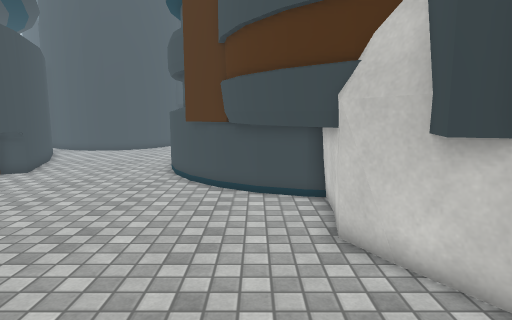
[1] (above)

15 first-person views from a walk through a scene from a Unity 3-D project. The camera is 1.5 m above the floor, tilts 8° down and sees 75° across. The floor is counted in squares, 0.5 m on a side. Each view is taken from the middle of a square. On the plan, view 1 faces up. The plan holds only what a view shows up to about 20 squares ahead; the rest is blank. The place goes on beyond the plan. The player character is not drawn. Some surface patterns are stand-ins.

[2]
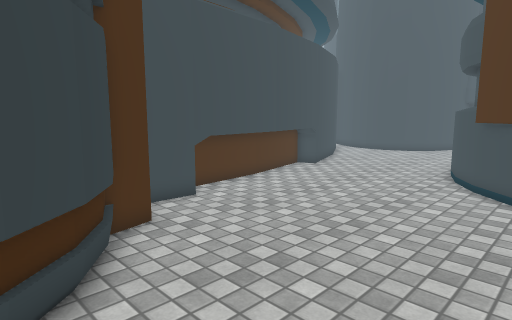

[3]
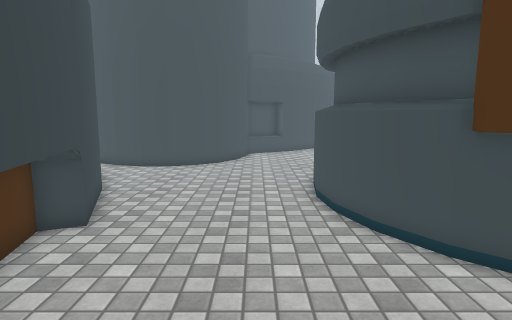

[4]
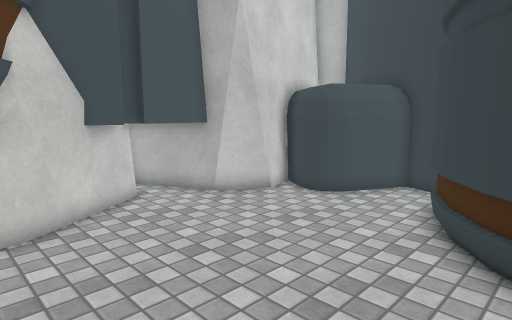

[5]
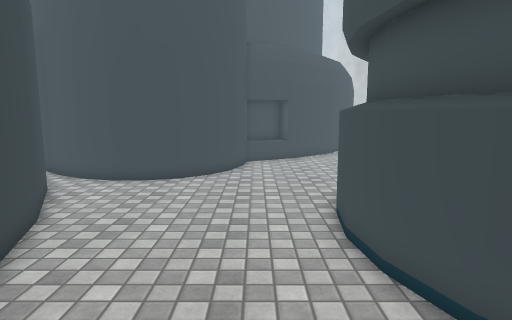

[6]
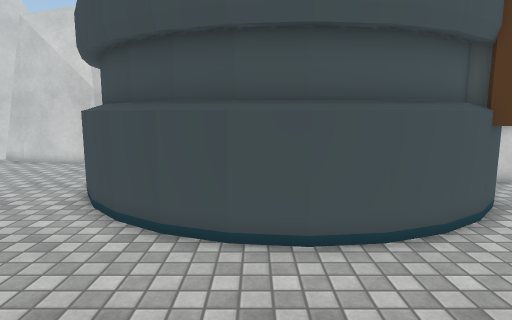

[7]
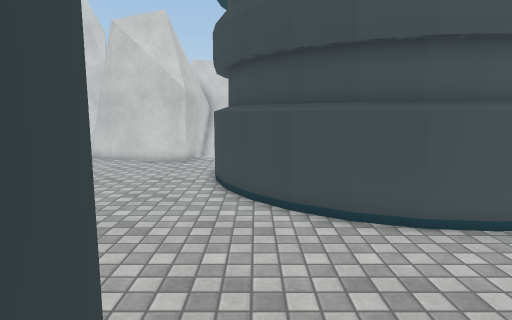

[8]
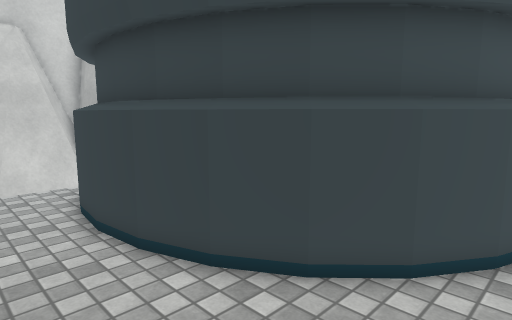

[9]
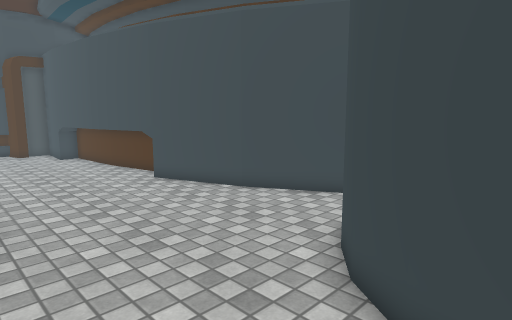

[10]
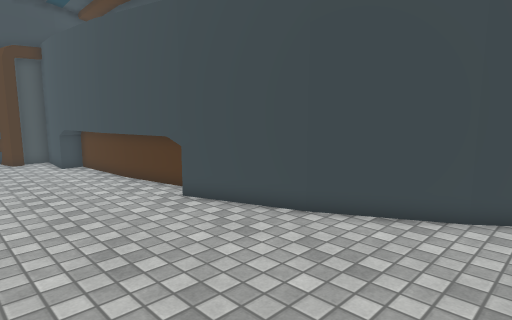

[11]
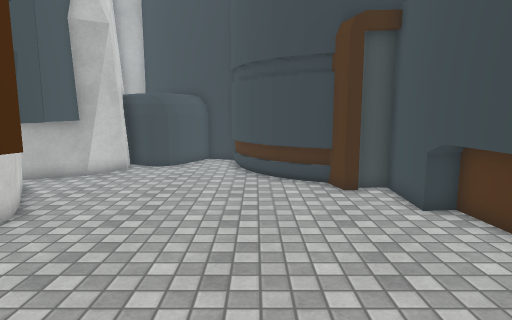

[12]
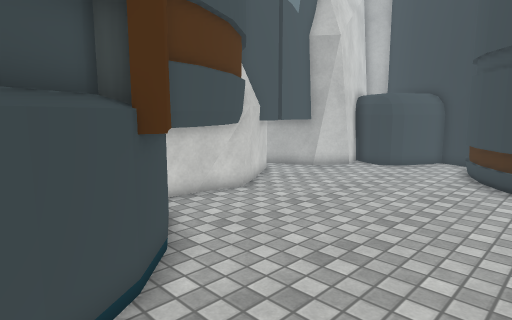

[13]
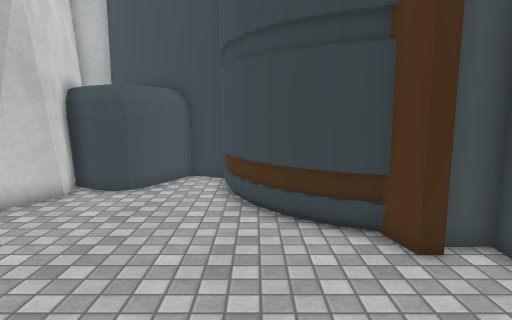

[14]
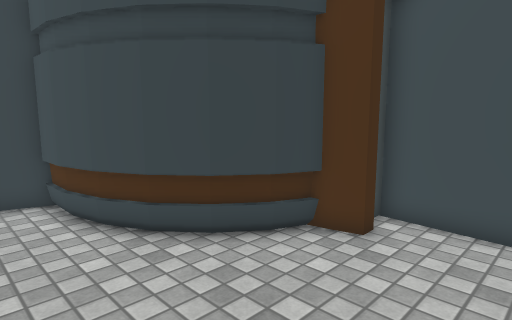

[15]
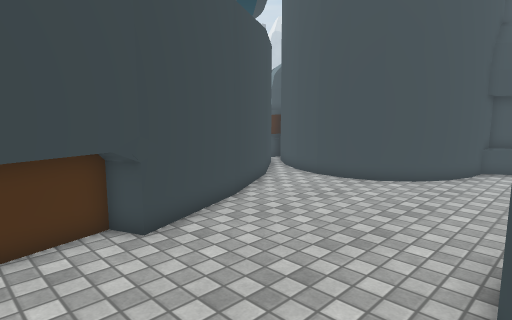

### Floor plan
Key: @ floor where view 1 was taken; # wall or solid block; . floor; = window, fence, low wall or low ledge; v drop or lower ground; O other object.
Columns run from 16 left of view 1 to 12 right of it. Each row starts with its distance up from view 1.
 31         #..............
 30        ##...............
 29        #.................. =#
 28       ##.........OOOOOO... v#
 27 #######........OOO####OOO.vv#
 26 #.............OO#        O v#
 25 ##...........OO##
 24  #..........OO##
 23  ##.........O##
 22   #........OO
 21   ##.......OO
 20    #.......O#
 19    ##......OO
 18     #......OO
 17     #.......O#
 16    ###......OO
 15    ###.......O#
 14     ##.......##
 13     ##........##
 12     ##.........##
 11     ###........##
 10     ###.........##
  9     ###..........##
  8      ##..........##
  7      ##...........##
  6       #............#
  5       #............#
  4       ###..........#
  3         #O.........#
  2         ###........#
  1           #O......##
  0           ##O...@.##
 -1            ##.....##
 -2             #..OOOO#
 -3             #..OOOO#
 -4             ##OOO O
 -5              ##O

Positions as (right, up) in squares from view 1, and headings:
1: (0, 0), facing up
2: (0, 0), facing up-left
3: (-7, 8), facing up
4: (-7, 9), facing down-right
5: (-7, 12), facing up
6: (-12, 21), facing right
7: (-13, 26), facing right
8: (-5, 31), facing down-right
9: (-4, 31), facing down-left
10: (-5, 27), facing down-left
11: (-5, 17), facing down
12: (-8, 17), facing down-right
13: (-5, 11), facing down
14: (-1, 8), facing down-left
15: (-4, 13), facing up-left
